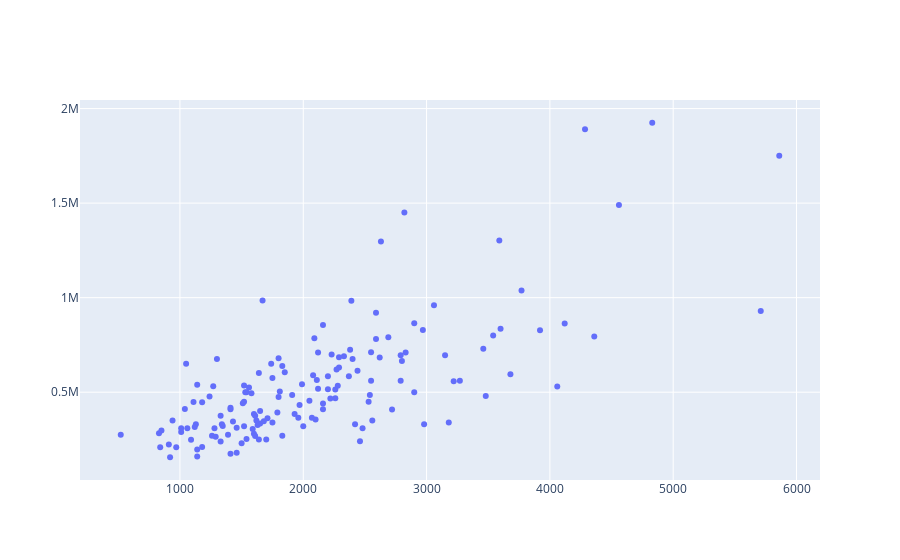

The notebook cell this image was saved under:
### Code cell
# Solution (Punto 1)

import plotly.offline as py
import plotly.graph_objs as go
py.init_notebook_mode(connected=True)

data=[
    go.Scatter(x=xTrain[:,0],y=yTrain,mode="markers")
]

layout = go.Layout()
fig = go.Figure(data, layout)
py.iplot(fig)

### Figure 1 — Plotly figure (JSON) as saved in the notebook; plotly's stock layout.template omitted (floating-point values rounded to 4 significant figures; data arrays with more than 128 entries replaced by an {"elided": "..."} marker saying what was removed)
{"data": [{"mode": "markers", "type": "scatter", "x": {"elided": "151 int values"}, "y": {"elided": "151 int values"}}], "layout": {}}
